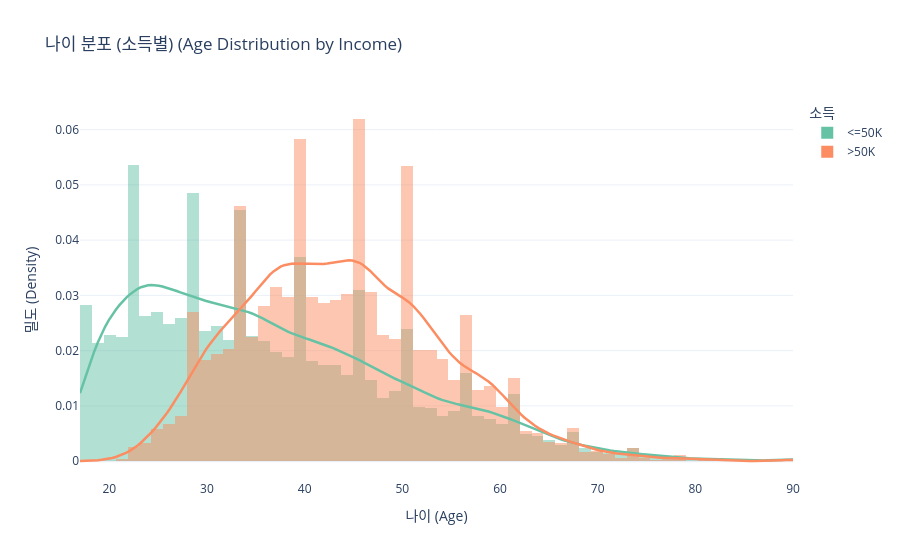

Write notebook code for a chart like this one.
### Markdown cell above
## 나이 분포 (소득별)

### Code cell
plot_age_by_income_interactive(pdf)

### Figure 1 — Plotly figure (JSON) as saved in the notebook; plotly's stock layout.template omitted (floating-point values rounded to 4 significant figures; data arrays with more than 128 entries replaced by an {"elided": "..."} marker saying what was removed)
{"data": [{"bingroup": "x", "histnorm": "probability density", "hovertemplate": "소득=<=50K<br>나이 (Age)=%{x}<br>probability density=%{y}<extra></extra>", "legendgroup": "<=50K", "marker": {"color": "#66c2a5", "opacity": 0.5, "pattern": {"shape": ""}}, "name": "<=50K", "orientation": "v", "showlegend": true, "type": "histogram", "x": {"elided": "22633 int values"}, "xaxis": "x", "xbins": {"end": 90.0, "size": 1.217, "start": 17.0}, "yaxis": "y"}, {"bingroup": "x", "histnorm": "probability density", "hovertemplate": "소득=>50K<br>나이 (Age)=%{x}<br>probability density=%{y}<extra></extra>", "legendgroup": ">50K", "marker": {"color": "#fc8d62", "opacity": 0.5, "pattern": {"shape": ""}}, "name": ">50K", "orientation": "v", "showlegend": true, "type": "histogram", "x": {"elided": "7506 int values"}, "xaxis": "x", "xbins": {"end": 90.0, "size": 1.217, "start": 17.0}, "yaxis": "y"}, {"hoverinfo": "skip", "line": {"color": "#66c2a5", "width": 2.5}, "mode": "lines", "name": "<=50K (KDE)", "showlegend": false, "type": "scatter", "x": {"elided": "200 float values"}, "y": {"elided": "200 float values"}}, {"hoverinfo": "skip", "line": {"color": "#fc8d62", "width": 2.5}, "mode": "lines", "name": ">50K (KDE)", "showlegend": false, "type": "scatter", "x": {"elided": "200 float values"}, "y": {"elided": "200 float values"}}], "layout": {"barmode": "overlay", "legend": {"title": {"text": "소득"}, "tracegroupgap": 0}, "title": {"text": "나이 분포 (소득별) (Age Distribution by Income)"}, "xaxis": {"anchor": "y", "domain": [0.0, 1.0], "title": {"text": "나이 (Age)"}}, "yaxis": {"anchor": "x", "domain": [0.0, 1.0], "title": {"text": "밀도 (Density)"}}}}
